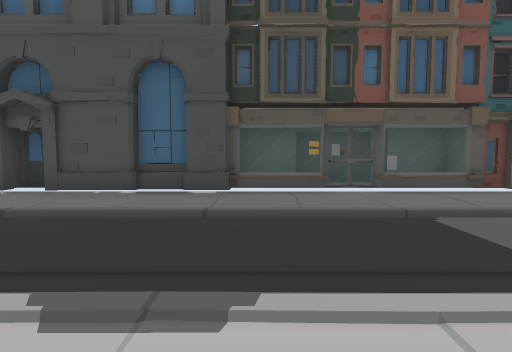
view 1 (above)

24 first-person views from a walk through a 3-D level made in the Unity game engine. The camera is 1.4 m above the floor, tilts 4° down and sees 80° across. The floor is counted in squares, 2 m on a side. Each view is taken from the middle of a square. On the plan, view 1 faces up. The plan holds only what a view shows up to about 10 squares ahead; the rest is blank. The place goes on beyond the plan. The player is left out. Some surface patterns are stand-ins.

view 2
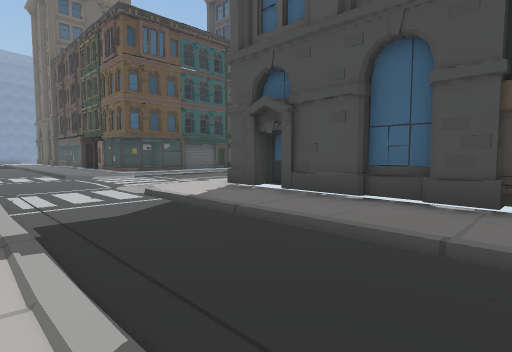

view 3
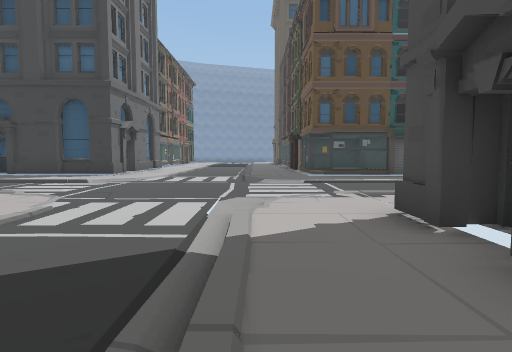

view 4
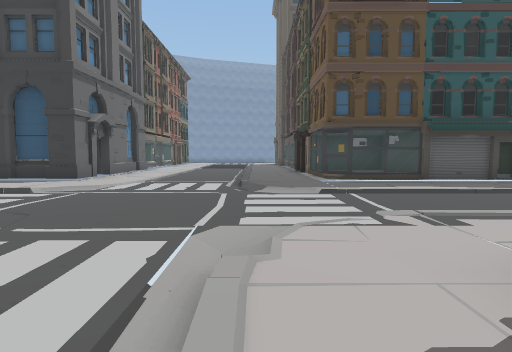

view 5
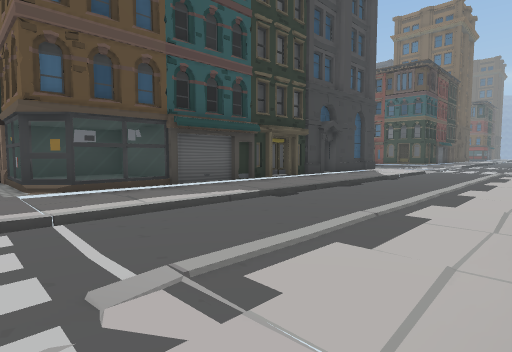

view 6
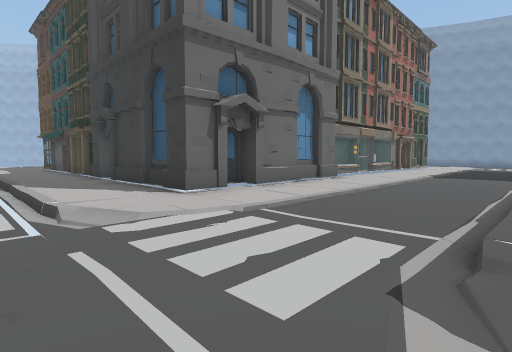

view 7
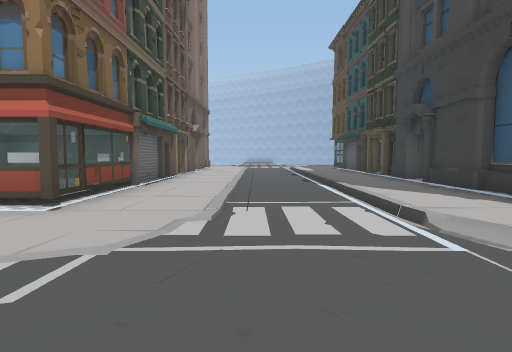

view 8
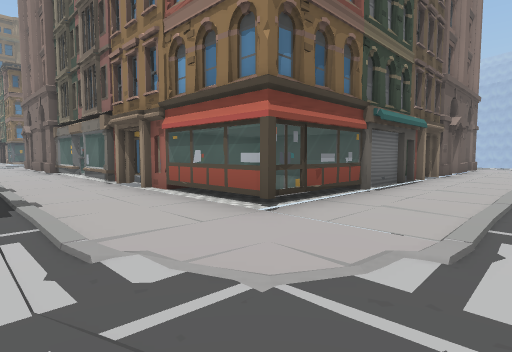

view 9
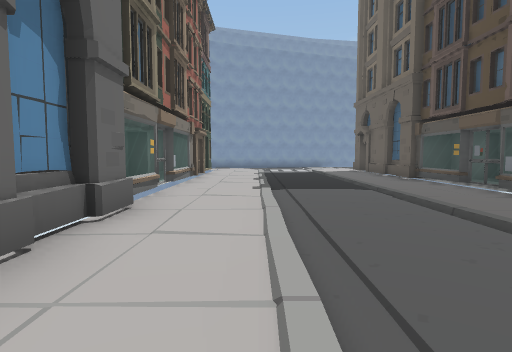

view 10
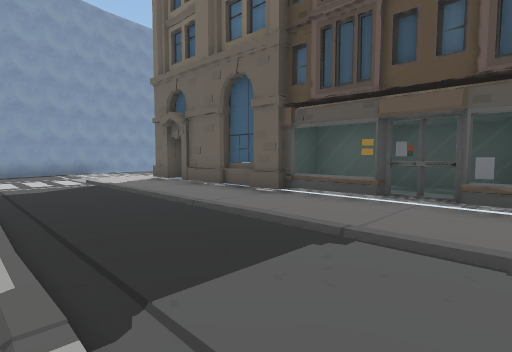

view 11
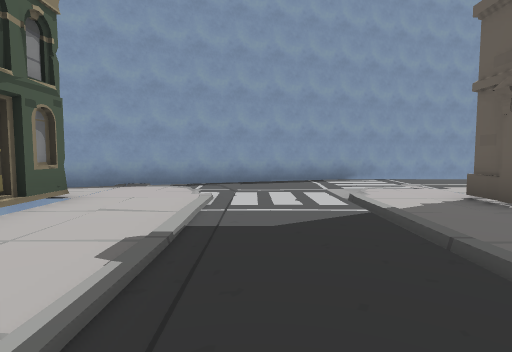

view 12
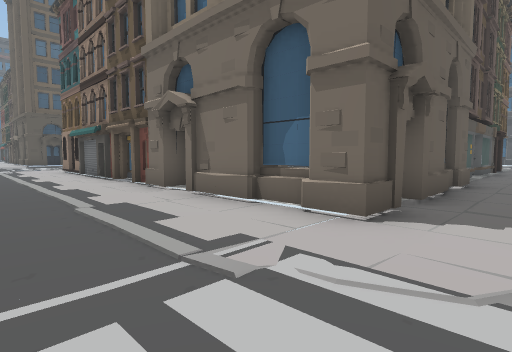

view 13
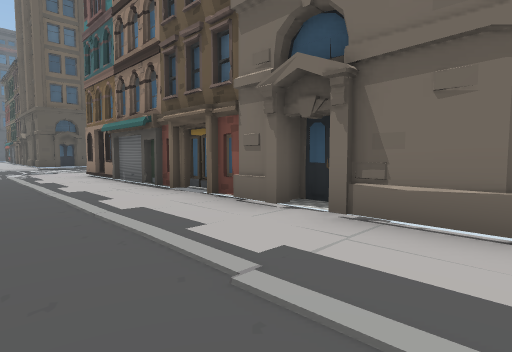

view 14
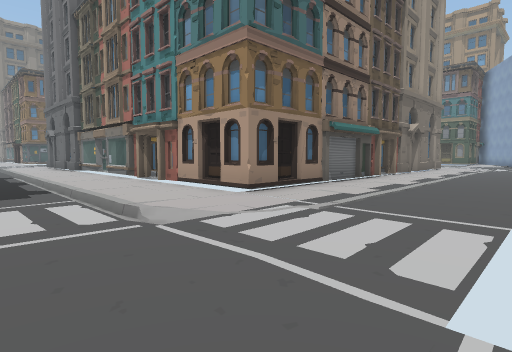

view 15
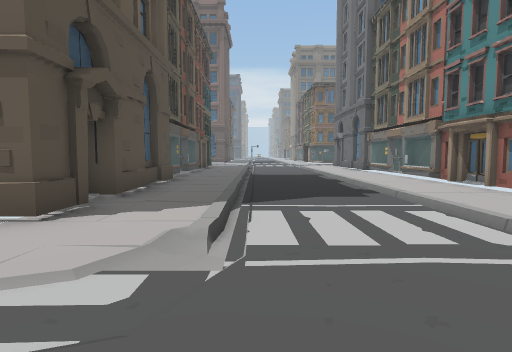

view 16
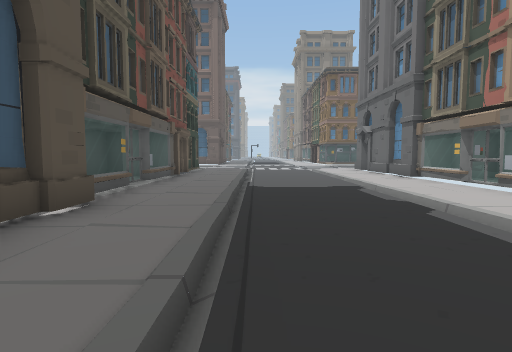

view 17
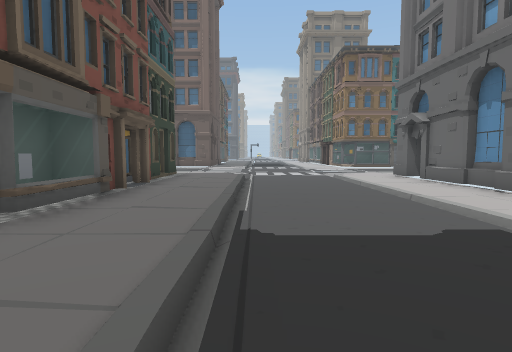

view 18
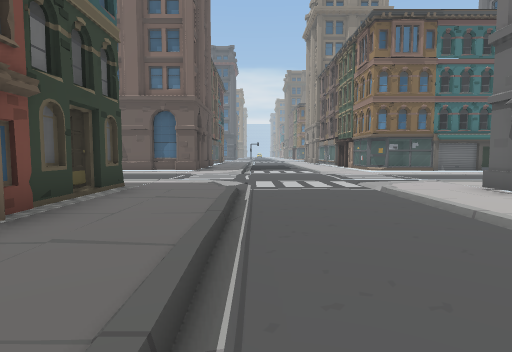

view 19
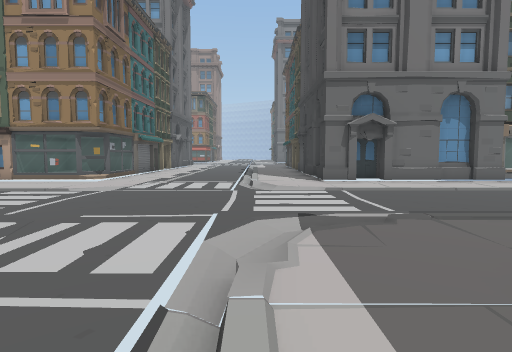

view 20
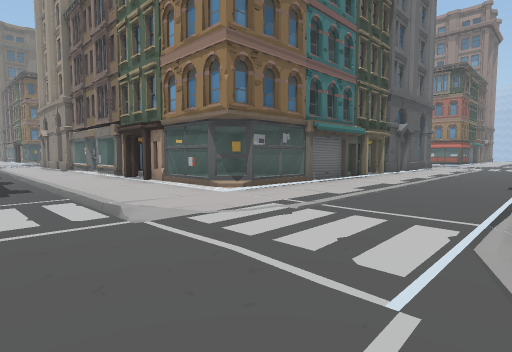

view 21
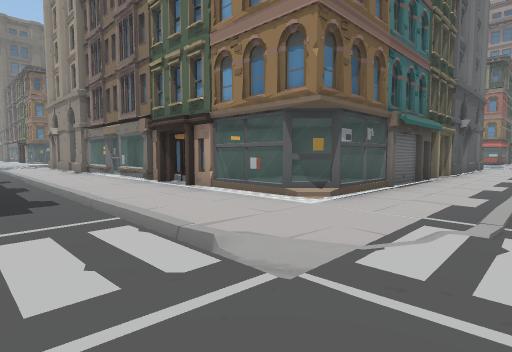

view 22
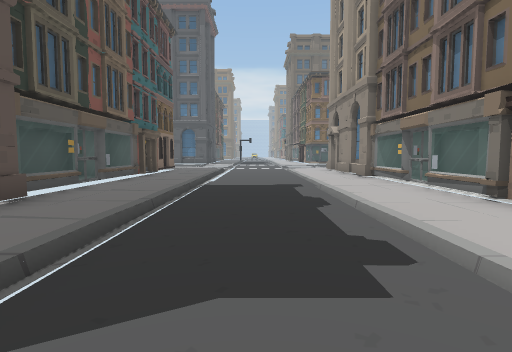

view 23
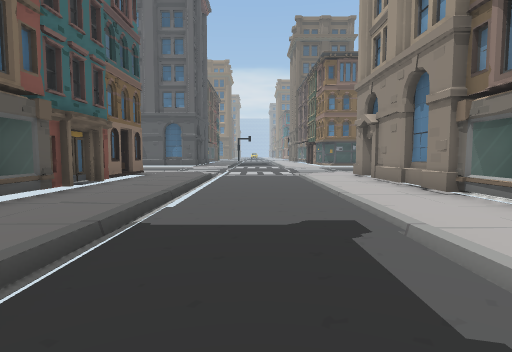

view 24
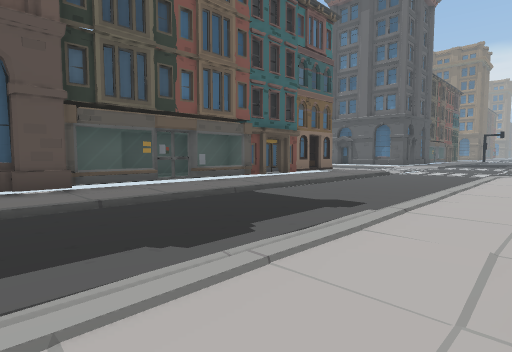

### Floor plan
Key: @ floor where view 1 was taken; # wall or solid block; . main floor; : floor 0.25 m higher than the main floor; + floor 0.5 m higher than the main floor; / step, stairs or slope; = window, fence, low wall or low ledge; O other object.
Columns run from 31 left of view 1 to 9 right of it. Each row starts with its distance up from view 1.
 27             ###      //.       #####
 26     ######=##=##O###./..      O==#==O ###
 25    .####............./..
 24   ./.              .///..
 23  .../////////////////..... ..............
 22 .........................................
 21  ........................................
 20  ..//              .//.....
 19  ....              ../........... .. OO O
 18  ...### ##=#==O#OO#O......#=# O=====#####
 17  ....#     #####      ....=:#   #####
 16  ...##                ....=##
 15  ...#                 ....##
 14  ...O                 ... #
 13  ...#              O  ... #
 12  ...               #  /.. ##
 11  ...O              #  ... O#
 10  ...##             O  ... ##
  9  ...##            ##  ...
  8 #...##          ###=  ...
  7 #...##   ####   #O:=  /..      #####
  6 #...##OO##=##=  O==/./...OO###O=====O
  5 #......            ../....
  4 #../.              .//..// . .
  3 ##................................
  2  #................................
  1  #..................//..........
  0  ##..              ..//....    @
 -1   #.##  ##=#==O#OO#O./....==##O==#=
 -2   ###    ### ###  ##  .. .=+#
 -3                   ##  ..  =##
 -4                    #  ..  ##
 -5                    #  ..  O
 -6                    #  ..  O
 -7                    O  /.  O

Where each view was taken, in squares from view 1:
view 1: 0 up, 0 right, facing up
view 2: 1 up, 0 right, facing up-left
view 3: 4 up, 2 left, facing left
view 4: 4 up, 4 left, facing left
view 5: 5 up, 6 left, facing up-left
view 6: 4 up, 9 left, facing down-left
view 7: 3 up, 8 left, facing down
view 8: 2 up, 8 left, facing down-right
view 9: 1 up, 13 left, facing left
view 10: 1 up, 18 left, facing up-left
view 11: 2 up, 22 left, facing left
view 12: 4 up, 30 left, facing up-right
view 13: 7 up, 30 left, facing up-right
view 14: 22 up, 31 left, facing down-right
view 15: 23 up, 30 left, facing right
view 16: 23 up, 26 left, facing right
view 17: 23 up, 22 left, facing right
view 18: 23 up, 18 left, facing right
view 19: 27 up, 10 left, facing down
view 20: 22 up, 10 left, facing down-right
view 21: 22 up, 8 left, facing down-right
view 22: 22 up, 5 left, facing right
view 23: 22 up, 1 left, facing right
view 24: 19 up, 2 left, facing up-right
